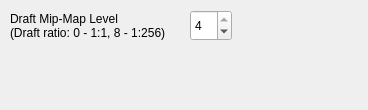
<?xml version="1.0" encoding="UTF-8"?>
<ui version="4.0">
 <class>mandelbrot_settings_dialog</class>
 <widget class="QDialog" name="mandelbrot_settings_dialog">
  <property name="geometry">
   <rect>
    <x>0</x>
    <y>0</y>
    <width>368</width>
    <height>110</height>
   </rect>
  </property>
  <property name="windowTitle">
   <string>Settings</string>
  </property>
  <widget class="QSpinBox" name="spinBox">
   <property name="geometry">
    <rect>
     <x>190</x>
     <y>10</y>
     <width>42</width>
     <height>31</height>
    </rect>
   </property>
   <property name="maximum">
    <number>4</number>
   </property>
   <property name="value">
    <number>4</number>
   </property>
  </widget>
  <widget class="QLabel" name="label">
   <property name="geometry">
    <rect>
     <x>10</x>
     <y>10</y>
     <width>181</width>
     <height>31</height>
    </rect>
   </property>
   <property name="minimumSize">
    <size>
     <width>181</width>
     <height>0</height>
    </size>
   </property>
   <property name="text">
    <string>Draft Mip-Map Level
(Draft ratio: 0 - 1:1, 8 - 1:256)</string>
   </property>
  </widget>
 </widget>
 <layoutdefault spacing="6" margin="11"/>
 <resources/>
 <connections>
  <connection>
   <sender>spinBox</sender>
   <signal>valueChanged(int)</signal>
   <receiver>mandelbrot_settings_dialog</receiver>
   <slot>on_draftLevelChanged(int)</slot>
   <hints>
    <hint type="sourcelabel">
     <x>250</x>
     <y>36</y>
    </hint>
    <hint type="destinationlabel">
     <x>163</x>
     <y>92</y>
    </hint>
   </hints>
  </connection>
 </connections>
 <slots>
  <slot>on_draftLevelChanged(int)</slot>
 </slots>
</ui>
